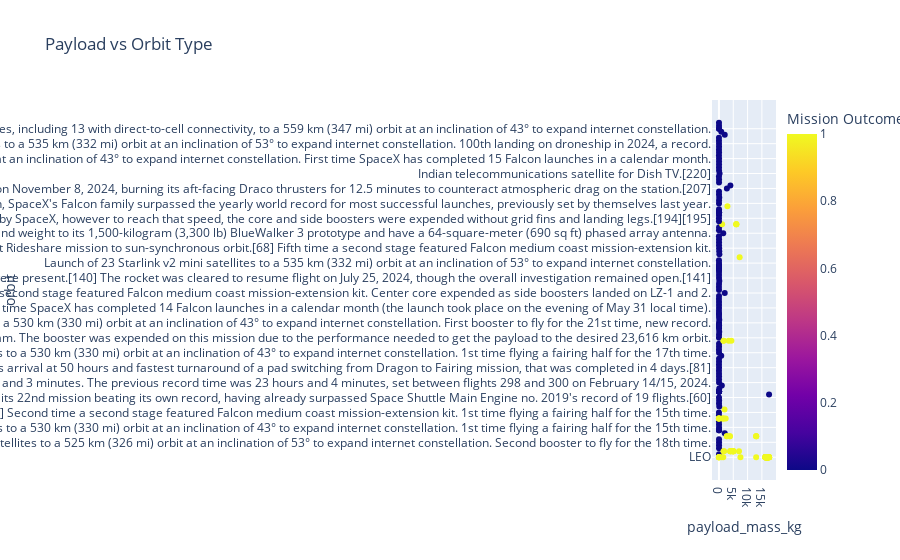

Here is the notebook cell this chart was saved with:
### Markdown cell above
## Task 5: Scatter Plot – Payload vs Orbit Type
Objective:

To visualize how payload mass is distributed across different orbit types, helping identify which payloads are sent to which orbits.

# Why it’s important:

Payload mass affects launch vehicle selection and mission planning.

Orbit type determines the trajectory and energy needed for the mission.

Helps analyze patterns in payload distribution for various orbit types.

# Approach:

Use a scatter plot with Payload Mass (kg) on the X-axis and Orbit Type on the Y-axis.

Color points by success_flag to show successful vs failed missions.

# Expected Insight:

Identify trends in payload sizes for specific orbits.

Observe which orbit types have more successful heavy or light payload missions.

### Code cell
# -------------------------------------------------
# Task 5: Scatter Plot – Payload vs Orbit Type
# -------------------------------------------------
import plotly.express as px

# Create scatter plot
fig = px.scatter(
    df,
    x="payload_mass_kg",    # X-axis → Payload mass
    y="orbit",              # Y-axis → Orbit type
    color="success_flag",   # Color indicates mission outcome
    title="Payload vs Orbit Type",
    labels={"success_flag": "Mission Outcome"},
    hover_data=["flight_number", "launch_site", "booster_version"]
)

# Display plot
fig.show()

### Figure 1 — Plotly figure (JSON) as saved in the notebook; plotly's stock layout.template omitted (floating-point values rounded to 4 significant figures; data arrays with more than 128 entries replaced by an {"elided": "..."} marker saying what was removed)
{"data": [{"customdata": {"elided": "272x3 mixed values"}, "hovertemplate": "payload_mass_kg=%{x}<br>orbit=%{y}<br>flight_number=%{customdata[0]}<br>launch_site=%{customdata[1]}<br>booster_version=%{customdata[2]}<br>Mission Outcome=%{marker.color}<extra></extra>", "legendgroup": "", "marker": {"color": {"elided": "272 int values"}, "coloraxis": "coloraxis", "symbol": "circle"}, "mode": "markers", "name": "", "orientation": "h", "showlegend": false, "type": "scatter", "x": {"elided": "272 float values"}, "xaxis": "x", "y": {"elided": "272 str values"}, "yaxis": "y"}], "layout": {"coloraxis": {"colorbar": {"title": {"text": "Mission Outcome"}}, "colorscale": [[0, "#0d0887"], [0.1111, "#46039f"], [0.2222, "#7201a8"], [0.3333, "#9c179e"], [0.4444, "#bd3786"], [0.5556, "#d8576b"], [0.6667, "#ed7953"], [0.7778, "#fb9f3a"], [0.8889, "#fdca26"], [1, "#f0f921"]]}, "legend": {"tracegroupgap": 0}, "title": {"text": "Payload vs Orbit Type"}, "xaxis": {"anchor": "y", "domain": [0, 1], "title": {"text": "payload_mass_kg"}}, "yaxis": {"anchor": "x", "domain": [0, 1], "title": {"text": "orbit"}}}}
